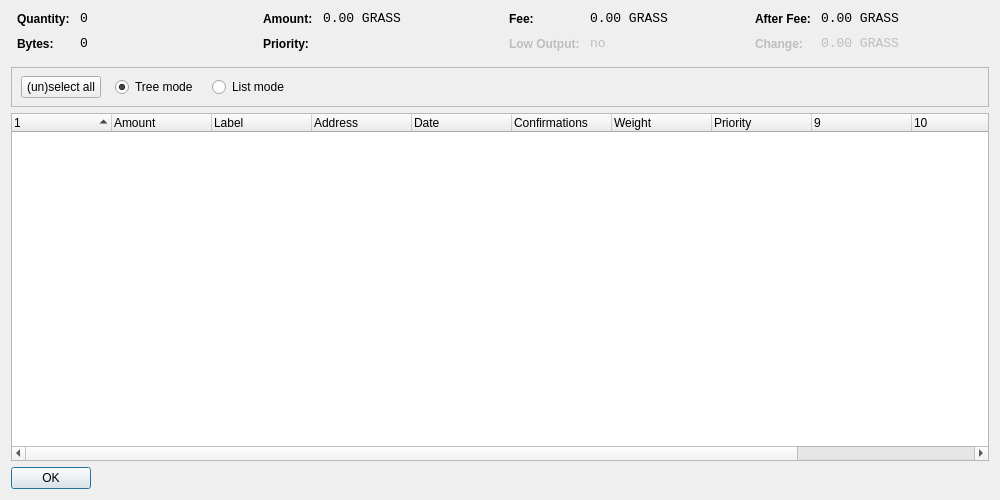
<?xml version="1.0" encoding="UTF-8"?>
<ui version="4.0">
 <class>CoinControlDialog</class>
 <widget class="QWidget" name="CoinControlDialog">
  <property name="geometry">
   <rect>
    <x>0</x>
    <y>0</y>
    <width>1000</width>
    <height>500</height>
   </rect>
  </property>
  <property name="windowTitle">
   <string>Coin Control</string>
  </property>
  <layout class="QVBoxLayout" name="verticalLayout">
   <item>
    <layout class="QHBoxLayout" name="horizontalLayoutTop" stretch="0,0,0,0">
     <property name="topMargin">
      <number>0</number>
     </property>
     <property name="bottomMargin">
      <number>10</number>
     </property>
     <item>
      <layout class="QFormLayout" name="formLayoutCoinControl1">
       <property name="horizontalSpacing">
        <number>10</number>
       </property>
       <property name="verticalSpacing">
        <number>10</number>
       </property>
       <property name="leftMargin">
        <number>6</number>
       </property>
       <property name="rightMargin">
        <number>6</number>
       </property>
       <item row="0" column="0">
        <widget class="QLabel" name="labelCoinControlQuantityText">
         <property name="styleSheet">
          <string notr="true">font-weight:bold;</string>
         </property>
         <property name="text">
          <string>Quantity:</string>
         </property>
        </widget>
       </item>
       <item row="0" column="1">
        <widget class="QLabel" name="labelCoinControlQuantity">
         <property name="font">
          <font>
           <family>Monospace</family>
           <pointsize>10</pointsize>
          </font>
         </property>
         <property name="cursor">
          <cursorShape>IBeamCursor</cursorShape>
         </property>
         <property name="contextMenuPolicy">
          <enum>Qt::ActionsContextMenu</enum>
         </property>
         <property name="text">
          <string notr="true">0</string>
         </property>
         <property name="textInteractionFlags">
          <set>Qt::LinksAccessibleByMouse|Qt::TextSelectableByKeyboard|Qt::TextSelectableByMouse</set>
         </property>
        </widget>
       </item>
       <item row="1" column="0">
        <widget class="QLabel" name="labelCoinControlBytesText">
         <property name="styleSheet">
          <string notr="true">font-weight:bold;</string>
         </property>
         <property name="text">
          <string>Bytes:</string>
         </property>
        </widget>
       </item>
       <item row="1" column="1">
        <widget class="QLabel" name="labelCoinControlBytes">
         <property name="font">
          <font>
           <family>Monospace</family>
           <pointsize>10</pointsize>
          </font>
         </property>
         <property name="cursor">
          <cursorShape>IBeamCursor</cursorShape>
         </property>
         <property name="contextMenuPolicy">
          <enum>Qt::ActionsContextMenu</enum>
         </property>
         <property name="text">
          <string notr="true">0</string>
         </property>
         <property name="textInteractionFlags">
          <set>Qt::LinksAccessibleByMouse|Qt::TextSelectableByKeyboard|Qt::TextSelectableByMouse</set>
         </property>
        </widget>
       </item>
      </layout>
     </item>
     <item>
      <layout class="QFormLayout" name="formLayoutCoinControl2">
       <property name="horizontalSpacing">
        <number>10</number>
       </property>
       <property name="verticalSpacing">
        <number>10</number>
       </property>
       <property name="leftMargin">
        <number>6</number>
       </property>
       <property name="rightMargin">
        <number>6</number>
       </property>
       <item row="0" column="0">
        <widget class="QLabel" name="labelCoinControlAmountText">
         <property name="styleSheet">
          <string notr="true">font-weight:bold;</string>
         </property>
         <property name="text">
          <string>Amount:</string>
         </property>
        </widget>
       </item>
       <item row="0" column="1">
        <widget class="QLabel" name="labelCoinControlAmount">
         <property name="font">
          <font>
           <family>Monospace</family>
           <pointsize>10</pointsize>
          </font>
         </property>
         <property name="cursor">
          <cursorShape>IBeamCursor</cursorShape>
         </property>
         <property name="contextMenuPolicy">
          <enum>Qt::ActionsContextMenu</enum>
         </property>
         <property name="text">
          <string notr="true">0.00 GRASS</string>
         </property>
         <property name="textInteractionFlags">
          <set>Qt::LinksAccessibleByMouse|Qt::TextSelectableByKeyboard|Qt::TextSelectableByMouse</set>
         </property>
        </widget>
       </item>
       <item row="1" column="0">
        <widget class="QLabel" name="labelCoinControlPriorityText">
         <property name="styleSheet">
          <string notr="true">font-weight:bold;</string>
         </property>
         <property name="text">
          <string>Priority:</string>
         </property>
        </widget>
       </item>
       <item row="1" column="1">
        <widget class="QLabel" name="labelCoinControlPriority">
         <property name="font">
          <font>
           <family>Monospace</family>
           <pointsize>10</pointsize>
          </font>
         </property>
         <property name="cursor">
          <cursorShape>IBeamCursor</cursorShape>
         </property>
         <property name="contextMenuPolicy">
          <enum>Qt::ActionsContextMenu</enum>
         </property>
         <property name="text">
          <string/>
         </property>
         <property name="textInteractionFlags">
          <set>Qt::LinksAccessibleByMouse|Qt::TextSelectableByKeyboard|Qt::TextSelectableByMouse</set>
         </property>
        </widget>
       </item>
      </layout>
     </item>
     <item>
      <layout class="QFormLayout" name="formLayoutCoinControl3">
       <property name="horizontalSpacing">
        <number>10</number>
       </property>
       <property name="verticalSpacing">
        <number>10</number>
       </property>
       <property name="leftMargin">
        <number>6</number>
       </property>
       <property name="rightMargin">
        <number>6</number>
       </property>
       <item row="0" column="0">
        <widget class="QLabel" name="labelCoinControlFeeText">
         <property name="styleSheet">
          <string notr="true">font-weight:bold;</string>
         </property>
         <property name="text">
          <string>Fee:</string>
         </property>
        </widget>
       </item>
       <item row="0" column="1">
        <widget class="QLabel" name="labelCoinControlFee">
         <property name="font">
          <font>
           <family>Monospace</family>
           <pointsize>10</pointsize>
          </font>
         </property>
         <property name="cursor">
          <cursorShape>IBeamCursor</cursorShape>
         </property>
         <property name="contextMenuPolicy">
          <enum>Qt::ActionsContextMenu</enum>
         </property>
         <property name="text">
          <string notr="true">0.00 GRASS</string>
         </property>
         <property name="textInteractionFlags">
          <set>Qt::LinksAccessibleByMouse|Qt::TextSelectableByKeyboard|Qt::TextSelectableByMouse</set>
         </property>
        </widget>
       </item>
       <item row="1" column="0">
        <widget class="QLabel" name="labelCoinControlLowOutputText">
         <property name="enabled">
          <bool>false</bool>
         </property>
         <property name="styleSheet">
          <string notr="true">font-weight:bold;</string>
         </property>
         <property name="text">
          <string>Low Output:</string>
         </property>
        </widget>
       </item>
       <item row="1" column="1">
        <widget class="QLabel" name="labelCoinControlLowOutput">
         <property name="enabled">
          <bool>false</bool>
         </property>
         <property name="font">
          <font>
           <family>Monospace</family>
           <pointsize>10</pointsize>
          </font>
         </property>
         <property name="cursor">
          <cursorShape>IBeamCursor</cursorShape>
         </property>
         <property name="contextMenuPolicy">
          <enum>Qt::ActionsContextMenu</enum>
         </property>
         <property name="text">
          <string>no</string>
         </property>
         <property name="textInteractionFlags">
          <set>Qt::LinksAccessibleByMouse|Qt::TextSelectableByKeyboard|Qt::TextSelectableByMouse</set>
         </property>
        </widget>
       </item>
      </layout>
     </item>
     <item>
      <layout class="QFormLayout" name="formLayoutCoinControl4">
       <property name="horizontalSpacing">
        <number>10</number>
       </property>
       <property name="verticalSpacing">
        <number>10</number>
       </property>
       <property name="leftMargin">
        <number>6</number>
       </property>
       <property name="rightMargin">
        <number>6</number>
       </property>
       <item row="0" column="0">
        <widget class="QLabel" name="labelCoinControlAfterFeeText">
         <property name="styleSheet">
          <string notr="true">font-weight:bold;</string>
         </property>
         <property name="text">
          <string>After Fee:</string>
         </property>
        </widget>
       </item>
       <item row="0" column="1">
        <widget class="QLabel" name="labelCoinControlAfterFee">
         <property name="font">
          <font>
           <family>Monospace</family>
           <pointsize>10</pointsize>
          </font>
         </property>
         <property name="cursor">
          <cursorShape>IBeamCursor</cursorShape>
         </property>
         <property name="contextMenuPolicy">
          <enum>Qt::ActionsContextMenu</enum>
         </property>
         <property name="text">
          <string notr="true">0.00 GRASS</string>
         </property>
         <property name="textInteractionFlags">
          <set>Qt::LinksAccessibleByMouse|Qt::TextSelectableByKeyboard|Qt::TextSelectableByMouse</set>
         </property>
        </widget>
       </item>
       <item row="1" column="0">
        <widget class="QLabel" name="labelCoinControlChangeText">
         <property name="enabled">
          <bool>false</bool>
         </property>
         <property name="styleSheet">
          <string notr="true">font-weight:bold;</string>
         </property>
         <property name="text">
          <string>Change:</string>
         </property>
        </widget>
       </item>
       <item row="1" column="1">
        <widget class="QLabel" name="labelCoinControlChange">
         <property name="enabled">
          <bool>false</bool>
         </property>
         <property name="font">
          <font>
           <family>Monospace</family>
           <pointsize>10</pointsize>
          </font>
         </property>
         <property name="cursor">
          <cursorShape>IBeamCursor</cursorShape>
         </property>
         <property name="contextMenuPolicy">
          <enum>Qt::ActionsContextMenu</enum>
         </property>
         <property name="text">
          <string notr="true">0.00 GRASS</string>
         </property>
         <property name="textInteractionFlags">
          <set>Qt::LinksAccessibleByMouse|Qt::TextSelectableByKeyboard|Qt::TextSelectableByMouse</set>
         </property>
        </widget>
       </item>
      </layout>
     </item>
    </layout>
   </item>
   <item>
    <widget class="QFrame" name="frame">
     <property name="minimumSize">
      <size>
       <width>0</width>
       <height>40</height>
      </size>
     </property>
     <property name="frameShape">
      <enum>QFrame::StyledPanel</enum>
     </property>
     <property name="frameShadow">
      <enum>QFrame::Sunken</enum>
     </property>
     <widget class="QWidget" name="horizontalLayoutWidget">
      <property name="geometry">
       <rect>
        <x>10</x>
        <y>0</y>
        <width>781</width>
        <height>41</height>
       </rect>
      </property>
      <layout class="QHBoxLayout" name="horizontalLayoutPanel" stretch="0,0,0,0">
       <property name="spacing">
        <number>14</number>
       </property>
       <item>
        <widget class="QPushButton" name="pushButtonSelectAll">
         <property name="sizePolicy">
          <sizepolicy hsizetype="Maximum" vsizetype="Fixed">
           <horstretch>0</horstretch>
           <verstretch>0</verstretch>
          </sizepolicy>
         </property>
         <property name="text">
          <string>(un)select all</string>
         </property>
        </widget>
       </item>
       <item>
        <widget class="QRadioButton" name="radioTreeMode">
         <property name="sizePolicy">
          <sizepolicy hsizetype="Maximum" vsizetype="Fixed">
           <horstretch>0</horstretch>
           <verstretch>0</verstretch>
          </sizepolicy>
         </property>
         <property name="text">
          <string>Tree mode</string>
         </property>
         <property name="checked">
          <bool>true</bool>
         </property>
        </widget>
       </item>
       <item>
        <widget class="QRadioButton" name="radioListMode">
         <property name="sizePolicy">
          <sizepolicy hsizetype="Maximum" vsizetype="Fixed">
           <horstretch>0</horstretch>
           <verstretch>0</verstretch>
          </sizepolicy>
         </property>
         <property name="text">
          <string>List mode</string>
         </property>
        </widget>
       </item>
       <item>
        <spacer name="horizontalSpacer">
         <property name="orientation">
          <enum>Qt::Horizontal</enum>
         </property>
         <property name="sizeHint" stdset="0">
          <size>
           <width>40</width>
           <height>20</height>
          </size>
         </property>
        </spacer>
       </item>
      </layout>
     </widget>
    </widget>
   </item>
   <item>
    <widget class="CoinControlTreeWidget" name="treeWidget">
     <property name="contextMenuPolicy">
      <enum>Qt::CustomContextMenu</enum>
     </property>
     <property name="sortingEnabled">
      <bool>false</bool>
     </property>
     <property name="columnCount">
      <number>12</number>
     </property>
     <attribute name="headerShowSortIndicator" stdset="0">
      <bool>true</bool>
     </attribute>
     <attribute name="headerStretchLastSection">
      <bool>false</bool>
     </attribute>
     <column>
      <property name="text">
       <string/>
      </property>
     </column>
     <column>
      <property name="text">
       <string>Amount</string>
      </property>
     </column>
     <column>
      <property name="text">
       <string>Label</string>
      </property>
     </column>
     <column>
      <property name="text">
       <string>Address</string>
      </property>
     </column>
     <column>
      <property name="text">
       <string>Date</string>
      </property>
     </column>
     <column>
      <property name="text">
       <string>Confirmations</string>
      </property>
      <property name="toolTip">
       <string>Confirmed</string>
      </property>
     </column>
     <column>
      <property name="text">
       <string>Weight</string>
      </property>
     </column>
     <column>
      <property name="text">
       <string>Priority</string>
      </property>
     </column>
     <column>
      <property name="text">
       <string/>
      </property>
     </column>
     <column>
      <property name="text">
       <string/>
      </property>
     </column>
     <column>
      <property name="text">
       <string/>
      </property>
     </column>
     <column>
      <property name="text">
       <string/>
      </property>
     </column>
    </widget>
   </item>
   <item>
    <widget class="QDialogButtonBox" name="buttonBox">
     <property name="sizePolicy">
      <sizepolicy hsizetype="Maximum" vsizetype="Fixed">
       <horstretch>0</horstretch>
       <verstretch>0</verstretch>
      </sizepolicy>
     </property>
     <property name="orientation">
      <enum>Qt::Horizontal</enum>
     </property>
     <property name="standardButtons">
      <set>QDialogButtonBox::Ok</set>
     </property>
    </widget>
   </item>
  </layout>
 </widget>
 <customwidgets>
  <customwidget>
   <class>CoinControlTreeWidget</class>
   <extends>QTreeWidget</extends>
   <header>coincontroltreewidget.h</header>
  </customwidget>
 </customwidgets>
 <resources/>
 <connections/>
</ui>
